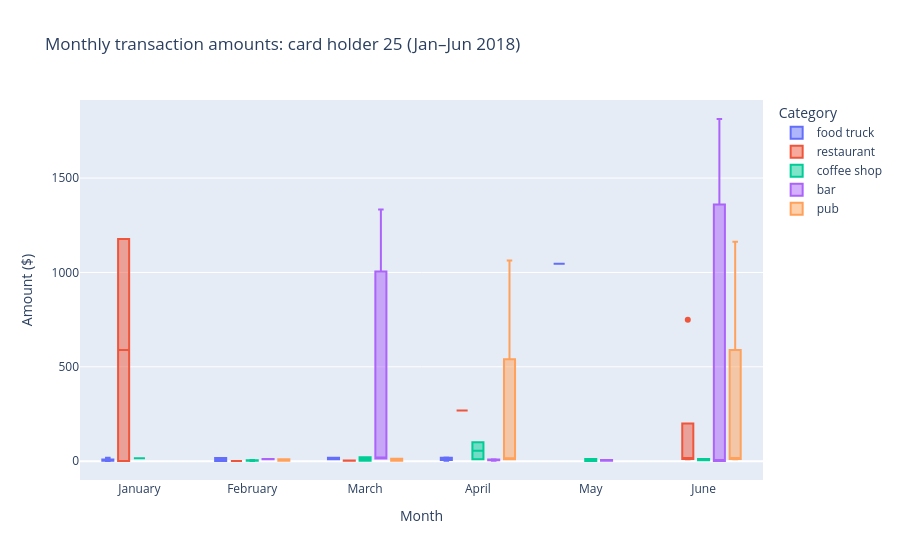

Notebook code cell kept with this figure:
### Code cell
fig = px.box(
    holder_25.reset_index(), x="month", y="amount", color="category",
    category_orders={"month": MONTHS},
    hover_data=["merchant_name", "date"],
    labels={"month": "Month", "amount": "Amount ($)", "category": "Category"},
    title="Monthly transaction amounts: card holder 25 (Jan–Jun 2018)",
)
fig

### Figure 1 — Plotly figure (JSON) as saved in the notebook; plotly's stock layout.template omitted (floating-point values rounded to 4 significant figures)
{"data": [{"alignmentgroup": "True", "customdata": [["Rodriguez-Parker", "2018-01-02T02:06:21"], ["Walker, Campbell and Sullivan", "2018-01-05T06:26:45"], ["Garcia PLC", "2018-01-07T14:57:23"], ["Jensen-Stanley", "2018-01-14T05:02:22"], ["Fisher, Salazar and Thomas", "2018-01-16T02:26:16"], ["Clark and Sons", "2018-01-21T23:04:02"], ["Fowler and Sons", "2018-01-31T05:46:43"], ["Garcia PLC", "2018-02-18T20:43:22"], ["Hess-Fischer", "2018-02-28T13:56:12"], ["Kelley-Roberts", "2018-03-12T01:00:24"], ["Kelley-Roberts", "2018-03-18T12:29:39"], ["Day-Murray", "2018-04-01T21:08:23"], ["Mccullough-Murphy", "2018-04-02T01:50:15"], ["Kelly, Dyer and Schmitt", "2018-04-02T18:34:50"], ["Yoder-Zavala", "2018-04-20T17:02:27"], ["Kelly, Dyer and Schmitt", "2018-04-26T23:09:51"], ["Baker Inc", "2018-05-13T06:31:20"]], "hovertemplate": "Category=food truck<br>Month=%{x}<br>Amount ($)=%{y}<br>merchant_name=%{customdata[0]}<br>date=%{customdata[1]}<extra></extra>", "legendgroup": "food truck", "marker": {"color": "#636efa"}, "name": "food truck", "notched": false, "offsetgroup": "food truck", "orientation": "v", "showlegend": true, "type": "box", "x": ["January", "January", "January", "January", "January", "January", "January", "February", "February", "March", "March", "April", "April", "April", "April", "April", "May"], "x0": " ", "xaxis": "x", "y": [1.46, 10.74, 2.93, 17.84, 1.65, 2.22, 2.75, 16.7, 1.18, 10.1, 18.28, 2.62, 7.08, 17.15, 20.03, 15.66, 1046.0], "y0": " ", "yaxis": "y"}, {"alignmentgroup": "True", "customdata": [["Johnson-Watts", "2018-01-10T00:25:40"], ["Cline, Myers and Strong", "2018-01-30T18:31:00"], ["Lee LLC", "2018-02-28T02:06:08"], ["Best Inc", "2018-03-09T03:59:06"], ["Lowe PLC", "2018-03-12T17:16:34"], ["Berry-Lopez", "2018-03-16T02:04:54"], ["Brown, Ballard and Glass", "2018-03-17T18:22:07"], ["Hamilton-Mcfarland", "2018-04-09T18:28:25"], ["Hamilton-Mcfarland", "2018-06-06T21:50:17"], ["Cline, Myers and Strong", "2018-06-12T02:08:24"], ["Martin Inc", "2018-06-19T07:16:54"], ["Walker, Deleon and Wolf", "2018-06-23T22:36:00"], ["Brown, Ballard and Glass", "2018-06-25T09:17:05"]], "hovertemplate": "Category=restaurant<br>Month=%{x}<br>Amount ($)=%{y}<br>merchant_name=%{customdata[0]}<br>date=%{customdata[1]}<extra></extra>", "legendgroup": "restaurant", "marker": {"color": "#EF553B"}, "name": "restaurant", "notched": false, "offsetgroup": "restaurant", "orientation": "v", "showlegend": true, "type": "box", "x": ["January", "January", "February", "March", "March", "March", "March", "April", "June", "June", "June", "June", "June"], "x0": " ", "xaxis": "x", "y": [1.39, 1177.0, 0.91, 2.04, 3.08, 4.2, 2.56, 269.0, 749.0, 10.15, 15.98, 16.61, 11.53], "y0": " ", "yaxis": "y"}, {"alignmentgroup": "True", "customdata": [["Wallace and Sons", "2018-01-18T12:41:06"], ["Mcdaniel, Hines and Mcfarland", "2018-02-07T00:20:11"], ["Ferguson Ltd", "2018-02-12T03:44:20"], ["Smith-Stephens", "2018-02-23T10:13:27"], ["Marshall-Rojas", "2018-03-07T16:45:37"], ["Jones, Clark and Hoover", "2018-03-31T20:12:10"], ["Padilla-Clements", "2018-04-01T07:17:21"], ["Marshall-Rojas", "2018-04-08T18:03:55"], ["Mcdaniel, Hines and Mcfarland", "2018-05-06T04:38:27"], ["Rodriguez, Dunlap and Nunez", "2018-05-17T21:32:51"], ["Kim-Lopez", "2018-06-08T07:25:30"], ["Smith-Stephens", "2018-06-27T14:33:06"]], "hovertemplate": "Category=coffee shop<br>Month=%{x}<br>Amount ($)=%{y}<br>merchant_name=%{customdata[0]}<br>date=%{customdata[1]}<extra></extra>", "legendgroup": "coffee shop", "marker": {"color": "#00cc96"}, "name": "coffee shop", "notched": false, "offsetgroup": "coffee shop", "orientation": "v", "showlegend": true, "type": "box", "x": ["January", "February", "February", "February", "March", "March", "April", "April", "May", "May", "June", "June"], "x0": " ", "xaxis": "x", "y": [15.86, 5.97, 3.69, 1.26, 2.88, 21.04, 100.0, 10.15, 1.1, 12.15, 11.88, 5.24], "y0": " ", "yaxis": "y"}, {"alignmentgroup": "True", "customdata": [["Jacobs, Torres and Walker", "2018-02-02T11:31:33"], ["Dalton, Cameron and Jones", "2018-02-23T18:49:22"], ["Jacobs, Torres and Walker", "2018-03-05T07:34:15"], ["Griffin-Woodard", "2018-03-06T07:18:09"], ["White-Hall", "2018-03-11T19:37:02"], ["Perry and Sons", "2018-04-18T10:12:40"], ["Patton-Rivera", "2018-04-19T18:30:14"], ["Jacobs, Torres and Walker", "2018-04-26T02:16:45"], ["Vasquez-Parker", "2018-04-26T19:49:31"], ["Bauer-Cole", "2018-05-19T09:12:20"], ["White-Hall", "2018-05-29T14:34:36"], ["Wood-Ramirez", "2018-06-09T23:50:42"], ["Cox, Montgomery and Morgan", "2018-06-22T06:16:50"], ["Griffin-Woodard", "2018-06-30T03:05:55"]], "hovertemplate": "Category=bar<br>Month=%{x}<br>Amount ($)=%{y}<br>merchant_name=%{customdata[0]}<br>date=%{customdata[1]}<extra></extra>", "legendgroup": "bar", "marker": {"color": "#ab63fa"}, "name": "bar", "notched": false, "offsetgroup": "bar", "orientation": "v", "showlegend": true, "type": "box", "x": ["February", "February", "March", "March", "March", "April", "April", "April", "April", "May", "May", "June", "June", "June"], "x0": " ", "xaxis": "x", "y": [10.75, 11.01, 16.58, 1334.0, 13.57, 7.39, 6.01, 2.79, 10.02, 2.27, 5.97, 1.03, 1813.0, 2.27], "y0": " ", "yaxis": "y"}, {"alignmentgroup": "True", "customdata": [["Allen, Ramos and Carroll", "2018-02-05T21:59:07"], ["Little-Floyd", "2018-02-23T12:26:19"], ["Allen, Ramos and Carroll", "2018-03-02T23:23:52"], ["Giles and Sons", "2018-03-12T09:08:18"], ["Bryant, Thomas and Collins", "2018-04-08T06:03:50"], ["Johnson-Fuller", "2018-04-08T18:14:22"], ["Whitehead-Sexton", "2018-04-10T23:03:20"], ["Nguyen, Bautista and Williams", "2018-04-29T02:41:44"], ["Johnson-Fuller", "2018-06-04T03:46:15"], ["Ruiz-Anderson", "2018-06-07T19:41:40"], ["Young, Hull and Williams", "2018-06-12T06:31:56"], ["Carter-Blackwell", "2018-06-14T12:17:21"]], "hovertemplate": "Category=pub<br>Month=%{x}<br>Amount ($)=%{y}<br>merchant_name=%{customdata[0]}<br>date=%{customdata[1]}<extra></extra>", "legendgroup": "pub", "marker": {"color": "#FFA15A"}, "name": "pub", "notched": false, "offsetgroup": "pub", "orientation": "v", "showlegend": true, "type": "box", "x": ["February", "February", "March", "March", "April", "April", "April", "April", "June", "June", "June", "June"], "x0": " ", "xaxis": "x", "y": [10.81, 2.63, 12.42, 1.65, 1063.0, 10.06, 10.24, 16.5, 1162.0, 10.69, 11.01, 16.29], "y0": " ", "yaxis": "y"}], "layout": {"boxmode": "group", "legend": {"title": {"text": "Category"}, "tracegroupgap": 0}, "title": {"text": "Monthly transaction amounts: card holder 25 (Jan–Jun 2018)"}, "xaxis": {"anchor": "y", "categoryarray": ["January", "February", "March", "April", "May", "June"], "categoryorder": "array", "domain": [0.0, 1.0], "title": {"text": "Month"}}, "yaxis": {"anchor": "x", "domain": [0.0, 1.0], "title": {"text": "Amount ($)"}}}}
